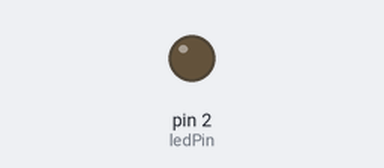
This sketch was run on a simulated Arduino Uno, built with avr-gcc and run on an emulated ATmega328P. On the bench: output pins drawn as LEDs (lit = HIGH).

Above: at 1.4 s.
At 3.7 s:
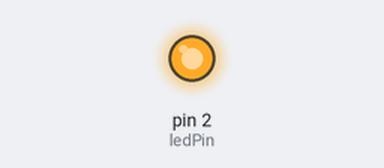
Timing chart, 0 to 10.2 s (numbered marks = the images above):
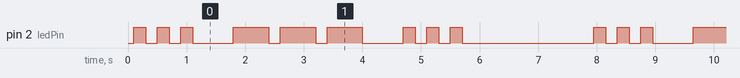

Measured:
- by itself, pin 2 (ledPin): repeats every 7.8 s: 2 × (LOW 0.20 s, HIGH 0.20 s), LOW 0.70 s, 2 × (HIGH 0.60 s, LOW 0.20 s), HIGH 0.60 s, LOW 0.70 s, 2 × (HIGH 0.20 s, LOW 0.20 s), HIGH 0.20 s, LOW 2.2 s, HIGH 0.20 s
- by itself, everything shown: repeats every 7.9 s, in 18 steps

The sketch:

sketch_jun23b.ino
```cpp
const int ledPin = 2;
// 时序定义
const unsigned long dot = 200;
const unsigned long dash = 600;
const unsigned long gapEle = 200;
const unsigned long gapChar = 500;
const unsigned long gapWord = 2000;

// 时间戳与状态机变量
unsigned long prevT = 0;
int state = 0; // 0空闲 1S短 2O长 3S短
int cnt = 0;   // 当前闪烁次数
int ledStat = LOW;

void setup() {
  pinMode(ledPin, OUTPUT);
  digitalWrite(ledPin, LOW);
}

void loop() {
  unsigned long now = millis();
  if(now - prevT < 50) return;
  prevT = now;

  switch(state){
    case 0: // 空闲，开始S
      cnt = 0;
      state = 1;
      break;
    case 1: // S：3次短闪
      if(cnt < 3){
        flash(dot, gapEle);
        cnt++;
      }else{
        delayMs(gapChar);
        cnt = 0;
        state = 2;
      }
      break;
    case 2: // O：3次长闪
      if(cnt < 3){
        flash(dash, gapEle);
        cnt++;
      }else{
        delayMs(gapChar);
        cnt = 0;
        state = 3;
      }
      break;
    case 3: // S：3次短闪
      if(cnt < 3){
        flash(dot, gapEle);
        cnt++;
      }else{
        delayMs(gapWord);
        state = 0; // 一轮结束，重新循环
      }
      break;
  }
}

// 点亮指定时长，熄灭间隔
void flash(unsigned long tOn, unsigned long tOff){
  digitalWrite(ledPin, HIGH);
  delayMs(tOn);
  digitalWrite(ledPin, LOW);
  delayMs(tOff);
}

// 基于millis的非阻塞延时函数
void delayMs(unsigned long t){
  unsigned long s = millis();
  while(millis() - s < t){}
}
```
